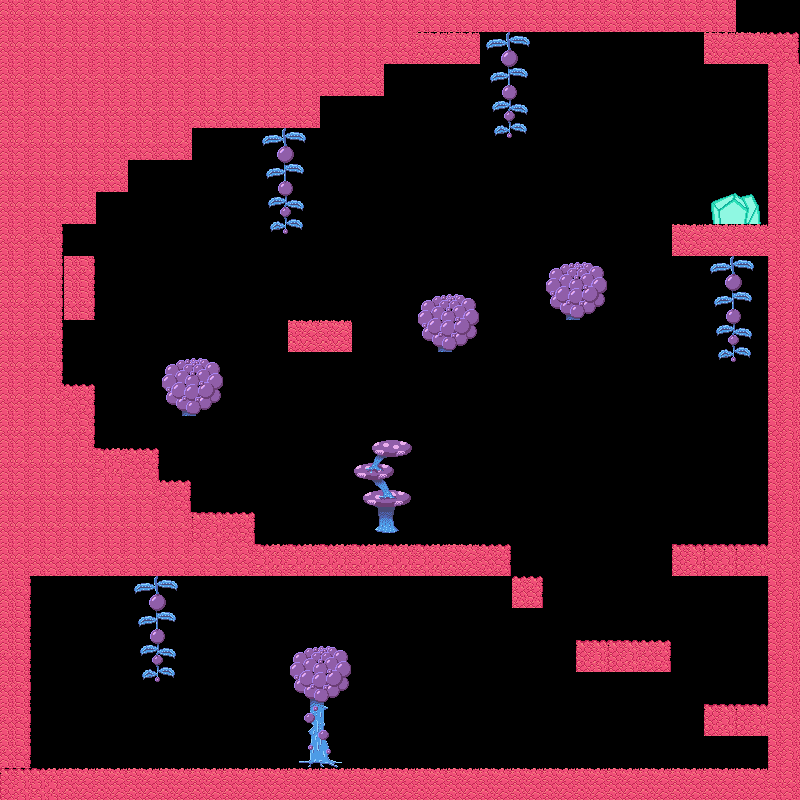

This is a level from a 2D game, rendered from its Tiled map with the project's own tilesets. A one-line summary and the map file follow, with tile-layer data summarised:
An orthogonal 25x25 tile map with 32x32 px tiles, 2 tile layers (Background, Foreground) and 60 objects.

<map version="1.10" tiledversion="1.10.2" orientation="orthogonal" renderorder="right-down" width="25" height="25" tilewidth="32" tileheight="32" infinite="0" nextlayerid="6" nextobjectid="62">
 <editorsettings>
  <export target="map.json" format="json" />
 </editorsettings>
 <tileset firstgid="1" name="tileset" tilewidth="32" tileheight="32" tilecount="128" columns="8">
  <image source="../tileset.png" trans="ff00ff" width="256" height="512" />
 </tileset>
 <layer id="1" name="Background" width="25" height="25">
  <data>[625 cells, 210 non-empty, 21 distinct tile ids]</data>
 </layer>
 <objectgroup id="4" name="Background collision">
  <object id="1" x="3" y="770" width="795" height="30">
   <polygon points="0,0 795,0 795,30 0,30" />
  </object>
  <object id="2" x="768" y="15" width="39" height="788">
   <polygon points="0,0 39,0 39,788 0,788" />
  </object>
  <object id="3" x="-3" y="543" width="515" height="31">
   <polygon points="0,0 515,0 515,31 0,31" />
  </object>
  <object id="4" x="512" y="576" width="32" height="32">
   <polygon points="0,0 32,0 32,32 0,32" />
  </object>
  <object id="5" x="576" y="637" width="97" height="35">
   <polygon points="0,0 97,0 97,35 0,35" />
  </object>
  <object id="6" x="706" y="702" width="76" height="33">
   <polygon points="0,0 76,0 76,33 0,33" />
  </object>
  <object id="7" x="673" y="544" width="104" height="33">
   <polygon points="0,0 104,0 104,33 0,33" />
  </object>
  <object id="8" x="676" y="227" width="100" height="27">
   <polygon points="0,0 100,0 100,27 0,27" />
  </object>
  <object id="9" x="292" y="319" width="60" height="33">
   <polygon points="0,0 60,0 60,33 0,33" />
  </object>
  <object id="10" x="17" y="511" width="238" height="28">
   <polygon points="0,0 238,0 238,28 0,28" />
  </object>
  <object id="11" x="134" y="481" width="56" height="32">
   <polygon points="0,0 56,0 56,32 0,32" />
  </object>
  <object id="12" x="57" y="451" width="99" height="27">
   <polygon points="0,0 99,0 99,27 0,27" />
  </object>
  <object id="13" x="32" y="384" width="64" height="67">
   <polygon points="0,0 64,0 64,67 0,67" />
  </object>
  <object id="14" x="19" y="311" width="47" height="81">
   <polygon points="0,0 47,0 47,81 0,81" />
  </object>
  <object id="15" x="5" y="256" width="90" height="65">
   <polygon points="0,0 90,0 90,65 0,65" />
  </object>
  <object id="16" x="6" y="175" width="62" height="78">
   <polygon points="0,0 62,0 62,78 0,78" />
  </object>
  <object id="17" x="53" y="148" width="40" height="72">
   <polygon points="0,0 40,0 40,72 0,72" />
  </object>
  <object id="18" x="86" y="148" width="43" height="47">
   <polygon points="0,0 43,0 43,47 0,47" />
  </object>
  <object id="19" x="96" y="82" width="96" height="78">
   <polygon points="0,0 96,0 96,78 0,78" />
  </object>
  <object id="20" x="198" y="-9" width="124" height="136">
   <polygon points="0,0 124,0 124,136 0,136" />
  </object>
  <object id="21" x="321" y="-6" width="63" height="102">
   <polygon points="0,0 63,0 63,102 0,102" />
  </object>
  <object id="22" x="375" y="-23" width="104" height="85">
   <polygon points="0,0 104,0 104,85 0,85" />
  </object>
  <object id="23" x="478" y="-9" width="277" height="41">
   <polygon points="0,0 277,0 277,41 0,41" />
  </object>
  <object id="24" x="705" y="31" width="68" height="33">
   <polygon points="0,0 68,0 68,33 0,33" />
  </object>
  <object id="34" x="711" y="193" width="57" height="30">
   <properties>
    <property name="Goal" type="bool" value="true" />
   </properties>
  </object>
  <object id="35" x="-12" y="560" width="39" height="237">
   <polygon points="0,0 39,0 39,237 0,237" />
  </object>
  <object id="27" x="356" y="436" width="56" height="104" />
  <object id="29" x="419" y="292" width="59" height="59" />
 </objectgroup>
 <layer id="2" name="Foreground" width="25" height="25">
  <data>[625 cells, 48 non-empty, 16 distinct tile ids]</data>
 </layer>
 <objectgroup id="5" name="Foreground collision">
  <object id="25" x="301" y="641" width="40" height="130" />
  <object id="26" x="141" y="569" width="30" height="111" />
  <object id="28" x="162" y="352" width="64" height="63" />
  <object id="30" x="548" y="254" width="59" height="64" />
  <object id="31" x="711" y="254" width="41" height="107" />
  <object id="32" x="497" y="33" width="27" height="106" />
  <object id="33" x="271" y="127" width="33" height="107" />
  <object id="60" x="3" y="770" width="795" height="30">
   <polygon points="0,0 795,0 795,30 0,30" />
  </object>
  <object id="59" x="768" y="15" width="39" height="788">
   <polygon points="0,0 39,0 39,788 0,788" />
  </object>
  <object id="58" x="-3" y="543" width="515" height="31">
   <polygon points="0,0 515,0 515,31 0,31" />
  </object>
  <object id="57" x="512" y="576" width="32" height="32">
   <polygon points="0,0 32,0 32,32 0,32" />
  </object>
  <object id="56" x="576" y="637" width="97" height="35">
   <polygon points="0,0 97,0 97,35 0,35" />
  </object>
  <object id="55" x="706" y="702" width="76" height="33">
   <polygon points="0,0 76,0 76,33 0,33" />
  </object>
  <object id="54" x="673" y="544" width="104" height="33">
   <polygon points="0,0 104,0 104,33 0,33" />
  </object>
  <object id="53" x="676" y="227" width="100" height="27">
   <polygon points="0,0 100,0 100,27 0,27" />
  </object>
  <object id="52" x="292" y="319" width="60" height="33">
   <polygon points="0,0 60,0 60,33 0,33" />
  </object>
  <object id="51" x="17" y="511" width="238" height="28">
   <polygon points="0,0 238,0 238,28 0,28" />
  </object>
  <object id="50" x="134" y="481" width="56" height="32">
   <polygon points="0,0 56,0 56,32 0,32" />
  </object>
  <object id="49" x="57" y="451" width="99" height="27">
   <polygon points="0,0 99,0 99,27 0,27" />
  </object>
  <object id="48" x="32" y="384" width="64" height="67">
   <polygon points="0,0 64,0 64,67 0,67" />
  </object>
  <object id="47" x="19" y="311" width="47" height="81">
   <polygon points="0,0 47,0 47,81 0,81" />
  </object>
  <object id="46" x="5" y="256" width="90" height="65">
   <polygon points="0,0 90,0 90,65 0,65" />
  </object>
  <object id="45" x="6" y="175" width="62" height="78">
   <polygon points="0,0 62,0 62,78 0,78" />
  </object>
  <object id="44" x="53" y="148" width="40" height="72">
   <polygon points="0,0 40,0 40,72 0,72" />
  </object>
  <object id="43" x="86" y="148" width="43" height="47">
   <polygon points="0,0 43,0 43,47 0,47" />
  </object>
  <object id="42" x="96" y="82" width="96" height="78">
   <polygon points="0,0 96,0 96,78 0,78" />
  </object>
  <object id="41" x="198" y="-9" width="124" height="136">
   <polygon points="0,0 124,0 124,136 0,136" />
  </object>
  <object id="40" x="321" y="-6" width="63" height="102">
   <polygon points="0,0 63,0 63,102 0,102" />
  </object>
  <object id="39" x="375" y="-23" width="104" height="85">
   <polygon points="0,0 104,0 104,85 0,85" />
  </object>
  <object id="38" x="478" y="-9" width="277" height="41">
   <polygon points="0,0 277,0 277,41 0,41" />
  </object>
  <object id="37" x="705" y="31" width="68" height="33">
   <polygon points="0,0 68,0 68,33 0,33" />
  </object>
  <object id="61" x="-12" y="560" width="39" height="237">
   <polygon points="0,0 39,0 39,237 0,237" />
  </object>
 </objectgroup>
</map>
